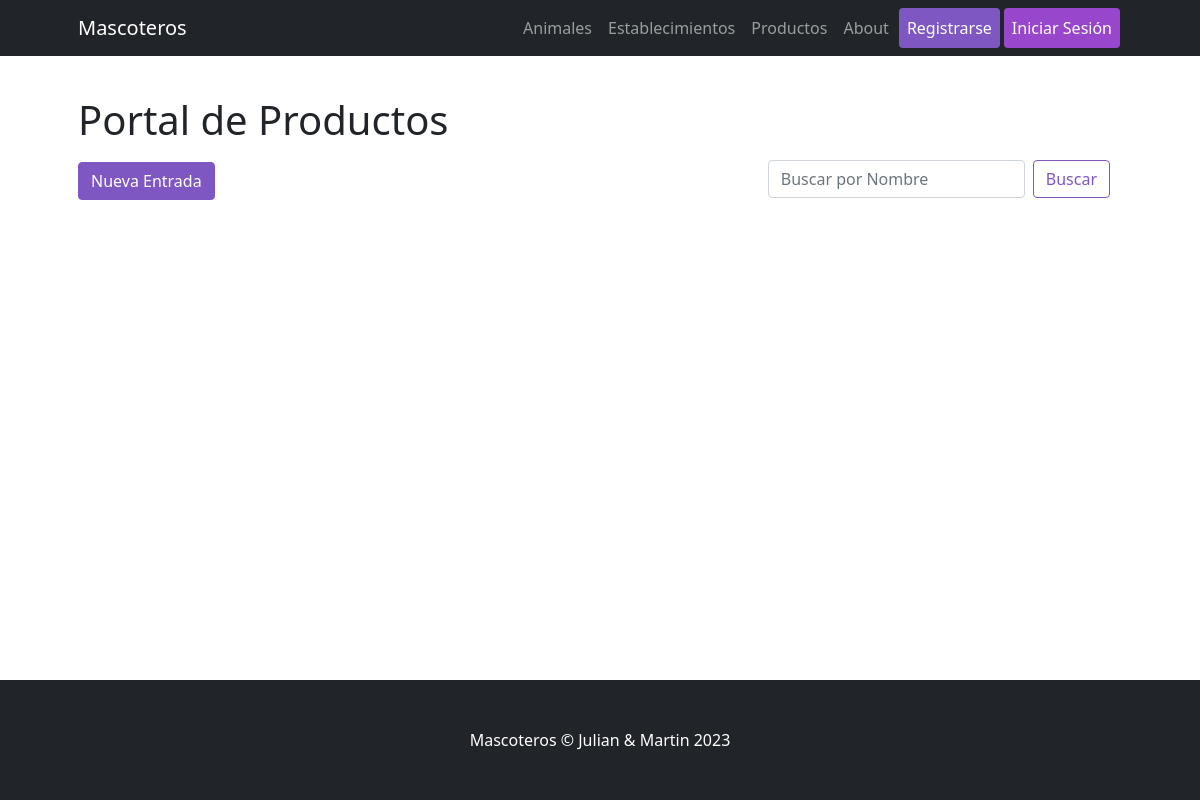
Before: /Mascoteros/producto/list/ with the older database file.
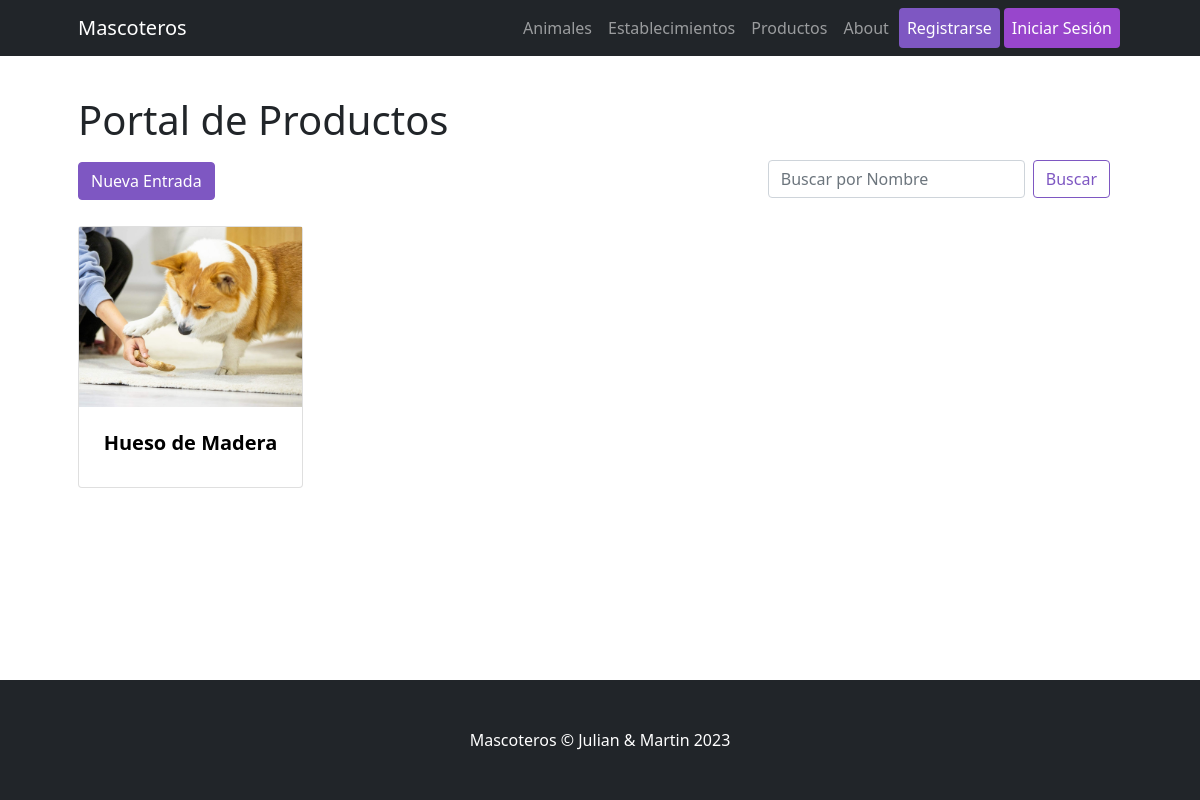
After: the same page with the newer database file.
### Mascoteros/models.py (models this page shows)
class Producto (models.Model):
    nombre           = models.CharField(max_length=64)
    descripcion      = models.CharField(max_length=500)
    imagen           = models.ImageField(upload_to='images_productos')
    especie_objetivo = models.CharField(max_length=255)
    tipo             = models.CharField(max_length=32)

### Mascoteros/views.py (the view)
# urls.py: path("producto/list/", ListaProducto.as_view(), name="ProductosLista"),
class ListaProducto(ListView):
    model = Producto
    template_name = "Mascoteros/producto/producto_list.html"

### Mascoteros/templates/Mascoteros/producto/producto_list.html (shortened to what this page needs)
{% extends "Mascoteros/parent.html" %}
{% load static %}
{% block contenidoDinamico %}
<h1 class="card-title">Portal de Productos </h1>
<a href="{% url 'ProductosCrear' %}" class="btn btn-dark active float-right" role="button" aria-pressed="true">Nueva Entrada</a>
<nav class="navbar navbar-light  float-end">
    <div class="container-fluid">
      <form action="/Mascoteros/resultadoProductos/" class="d-flex" method="GET">
        <input type="text" name="nombre" class="form-control me-2" placeholder="Buscar por Nombre">
        <button class="btn btn-outline-success" type="submit">Buscar</button>
      </form>
    </div>
</nav>
<div class="row gx-4 gx-lg-5 row-cols-2 row-cols-md-3 row-cols-xl-4 justify-content-left">
    {% for producto in object_list %}
    <div class="col mb-5">
        <a href="{% url 'ProductosDetalle' producto.id %}">
            <div class="card h-100">
                <img class="card-img-top-list" src="{{producto.imagen.url}}" alt="..." />
                <div class="card-body p-4">
                    <div class="text-center">
                        <h5 class="fw-bolder">{{producto.nombre}}</h5>
                    </div>
                </div>
            </div>
        </a>
    </div>
    {% endfor %}
</div>
{% endblock %}

Changed rows visible on the page:
added Producto: imagen (picture), nombre "Hueso de Madera"
